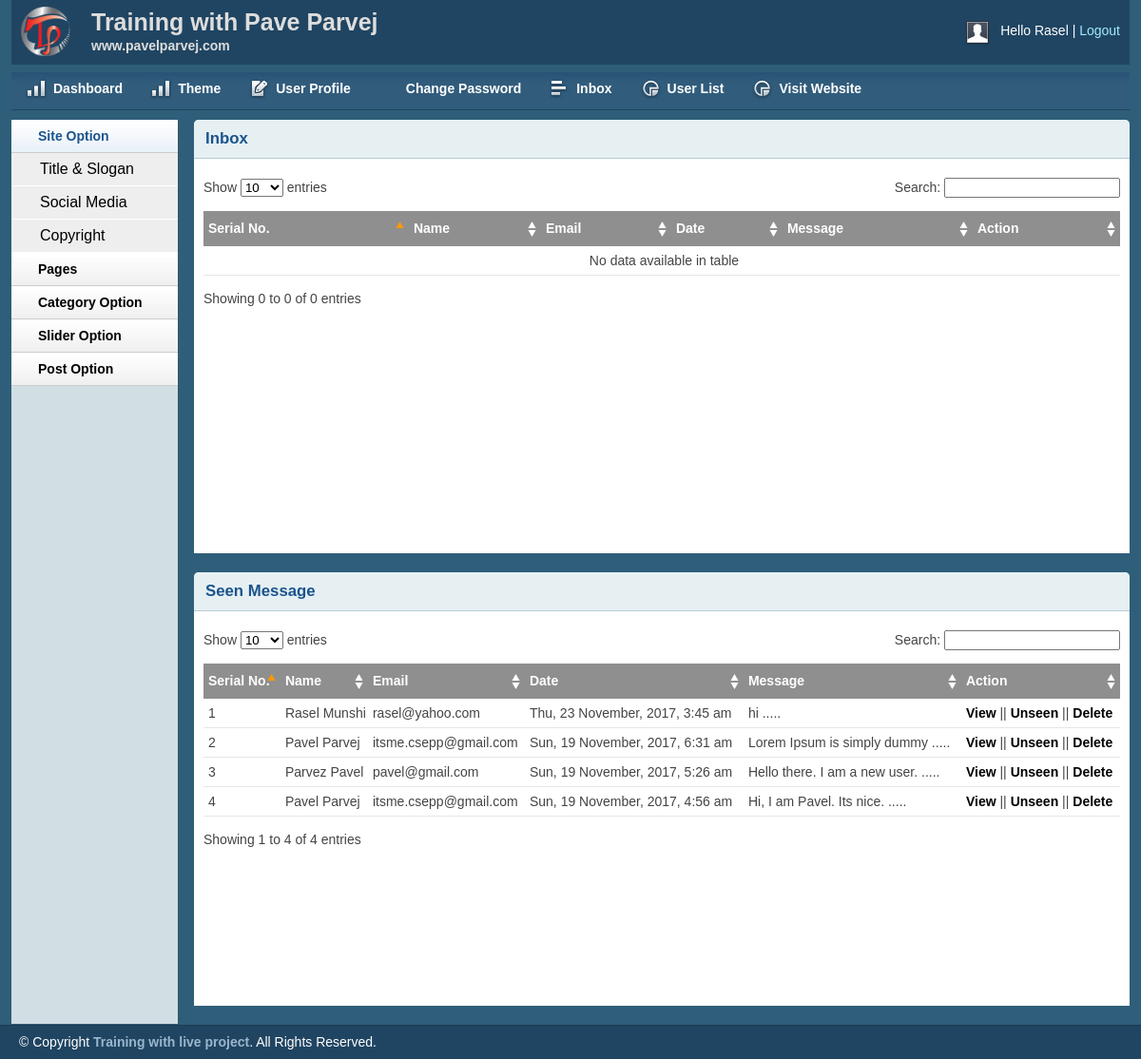
The page /admin/inbox.php (signed in) on the database its author committed.
### tables this page shows
CREATE TABLE `tbl_contact` (
  `id` int(11) NOT NULL,
  `firstname` varchar(255) NOT NULL,
  `lastname` varchar(255) NOT NULL,
  `email` varchar(255) NOT NULL,
  `body` text NOT NULL,
  `status` int(11) NOT NULL DEFAULT '0',
  `date` timestamp NOT NULL DEFAULT CURRENT_TIMESTAMP
);

### lib/Session.php (called while the page is built, shortened)
<?php
class Session{
	public static function get($key){
		if (isset($_SESSION[$key])) {
			return $_SESSION[$key];
		}else{
			return false;
		}
	}
}
?>

### lib/Database.php (called while the page is built, shortened)
<?php
Class Database{
	public $host   = DB_HOST;
	public $user   = DB_USER;
	public $pass   = DB_PASS;
	public $dbname = DB_NAME;
	public $link;
	private function connectDB(){
	$this->link = new mysqli($this->host, $this->user, $this->pass, $this->dbname);
 }
	public function select($query){
		$result = $this->link->query($query) or die($this->link->error.__LINE__);
		if($result->num_rows > 0){
			return $result;
		} else {
			return false;
		}
	}
}

### helpers/Format.php (called while the page is built, shortened)
<?php
    class Format{
    	public function formatDate($date){
           return date('D, j F, Y, g:i a', strtotime($date));
    	}
    	public function readMore($text, $limit=300){
            $text = $text." ";
            $text = substr($text,0, $limit);
            $text = substr($text,0, strrpos($text, ' '));
            return $text = $text." .....";
    	}
    }
?>

### admin/inbox.php (the view, shortened to what this page needs)
<?php
    include 'inc/header.php';
    include 'inc/sidebar.php';
?>
        <div class="grid_10">
            <div class="box round first grid">
                <h2>Inbox</h2>
                <div class="block">
                    <table class="data display datatable" id="example">
					<thead>
						<tr>
							<th>Serial No.</th>
							<th>Name</th>
							<th>Email</th>
							<th>Date</th>
							<th>Message</th>
							<th>Action</th>
						</tr>
					</thead>
					<tbody>
					</tbody>
				</table>
               </div>
            </div>
            <div class="box round first grid">
                <h2>Seen Message</h2>
                <div class="block">
                    <table class="data display datatable" id="example">
					<thead>
						<tr>
							<th>Serial No.</th>
							<th>Name</th>
							<th>Email</th>
							<th>Date</th>
							<th>Message</th>
							<th>Action</th>
						</tr>
					</thead>
					<tbody>
				<?php
                    $query = "SELECT * FROM tbl_contact WHERE status='1' ORDER BY id DESC";
                    $msg = $db->select($query);
                    if ($msg) {
                    	$sl = 0;
            	        while ($result = $msg->fetch_assoc()) {
            	        $sl++;
                ?>
						<tr class="odd gradeX">
							<td><?php echo $sl ?></td>
							<td><?php echo $result['firstname']." ".$result['lastname']; ?></td>
							<td><?php echo $result['email']; ?></td>
							<td><?php echo $fm->formatDate($result['date']); ?></td>
							<td><?php echo $fm->readMore($result['body'], 30); ?></td>
							<td>
								<a href="viewmsg.php?msgid=<?php echo $result['id']; ?>">View</a> ||
								<a onclick = "return confirm('Are You Sure to Move?')" href="?unseenid=<?php echo $result['id']; ?>">Unseen</a> ||
								<a onclick = "return confirm('Are You Sure to Delete?')" href="?deleteid=<?php echo $result['id']; ?>">Delete</a>
							</td>
						</tr>
				<?php
                        }
                    }
                ?>
					</tbody>
				</table>
               </div>
            </div>
        </div>
<?php
    include 'inc/footer.php';
?>

### admin/inc/header.php (shortened to what this page needs)
<?php
include "../lib/Session.php";
?>
<?php include "../lib/Database.php"; ?>
<?php include "../helpers/Format.php"; ?>
<?php
    $db = new Database();
    $fm = new Format();
?>
<!DOCTYPE html>
<html>
<head>
    <link rel="stylesheet" type="text/css" href="css/reset.css" media="screen" />
    <link rel="stylesheet" type="text/css" href="css/text.css" media="screen" />
    <link rel="stylesheet" type="text/css" href="css/grid.css" media="screen" />
    <link rel="stylesheet" type="text/css" href="css/layout.css" media="screen" />
    <link rel="stylesheet" type="text/css" href="css/nav.css" media="screen" />
    <link href="css/table/demo_page.css" rel="stylesheet" type="text/css" />
</head>
<body>
    <div class="container_12">
        <div class="grid_12 header-repeat">
            <div id="branding">
                <div class="floatleft logo">
                    <img src="img/livelogo.png" alt="Logo" />
				</div>
				<div class="floatleft middle">
					<h1>Training with Pave Parvej</h1>
					<p>www.pavelparvej.com</p>
				</div>
                <div class="floatright">
                    <div class="floatleft">
                        <img src="img/img-profile.jpg" alt="Profile Pic" />
                    </div>
                    <div class="floatleft marginleft10">
                        <ul class="inline-ul floatleft">
                            <li>Hello <?php echo Session::get('username'); ?></li>
                            <li><a href="?action=logout">Logout</a></li>
                        </ul>
                    </div>
                </div>
            </div>
        </div>
        <div class="grid_12">
            <ul class="nav main">
                <li class="ic-dashboard"><a href="index.php"><span>Dashboard</span></a> </li>
                <li class="ic-dashboard"><a href="theme.php"><span>Theme</span></a> </li>
                <li class="ic-form-style"><a href="userprofile.php"><span>User Profile</span></a></li>
				<li class="ic-typography"><a href="changepassword.php"><span>Change Password</span></a></li>
				<li class="ic-grid-tables"><a href="inbox.php"><span>Inbox
                </span></a></li>
                <li class="ic-charts"><a target="" href="userlist.php"><span>User List</span></a></li>
                <li class="ic-charts"><a target="_bkank" href="../index.php"><span>Visit Website</span></a></li>
            </ul>
        </div>

### admin/inc/sidebar.php (shortened to what this page needs)
<div class="grid_2">
           <div class="box sidemenu">
               <div class="block" id="section-menu">
                   <ul class="section menu">
                      <li><a class="menuitem">Site Option</a>
                           <ul class="submenu">
                               <li><a href="titleslogan.php">Title & Slogan</a></li>
                               <li><a href="social.php">Social Media</a></li>
                               <li><a href="copyright.php">Copyright</a></li>
                           </ul>
                       </li>
                        <li><a class="menuitem">Pages</a>
                       </li>
                       <li><a class="menuitem">Category Option</a>
                       </li>
                       <li><a class="menuitem">Slider Option</a>
                       </li>
                       <li><a class="menuitem">Post Option</a>
                       </li>
                   </ul>
               </div>
           </div>
       </div>

### admin/inc/footer.php (shortened to what this page needs)
    </div>
    <div id="site_info">
        <p>
         &copy; Copyright <a href="http://trainingwithliveproject.com">Training with live project</a>. All Rights Reserved.
        </p>
    </div>
</body>
</html>

### admin/css/text.css (style rules this page uses)
body { font: 13px/1.5 Tahoma, Helvetica, Arial, 'Liberation Sans', FreeSans, sans-serif; }
h1 { font-size: 25px; }
h2 { font-size: 23px; }
ul { list-style: square; }
li { margin-left: 30px; }
p, dl, hr, h1, h2, h3, h4, h5, h6, ol, ul, pre, table, address, fieldset { margin-bottom: 20px; }

### admin/css/grid.css (style rules this page uses)
.container_12, .container_16 { min-height: 620px; width: 100%; }
.grid_1, .grid_2, .grid_3, .grid_4, .grid_5, .grid_6, .grid_7, .grid_8, .grid_9, .grid_10, .grid_11, .grid_12, .grid_13, .grid_14, .grid_15, .grid_16 { display: inline; float: left; margin-left: 1%; margin-right: 1%; }
.container_12 .grid_12, .container_16 .grid_16 { width: 98%; }
.container_12 .grid_2 { width: 14.666%; }
.container_12 .grid_10 { width: 81.333%; }

### admin/css/layout.css (style rules this page uses)
body { background: #fff none repeat scroll 0 0; color: #444; font-size: 14px; padding: 0; }
.floatleft { float:left; }
.logo img { margin-top: -15px; width: 52px; }
.middle { margin-left: 22px; margin-top: -14px; }
.middle h1 { color:#ddd;margin:0 }
.middle p { color: #ddd; margin: 0; font-weight: bold; }
.floatright { float:right; }
.inline-ul li { display:inline; color:#fff; }
.marginleft10 { margin-left:10px; }
a { color: #000; font-weight:bold; text-decoration: none; }
.container_12, .container_16 { background:#2E5E79; }
h1, h2, h3, h4, h5, h6 { line-height:1.2em; margin-bottom:.3em; }
h2 { margin-top:1em; }
#branding { font-weight: normal; margin-bottom: 0; padding: 22px 10px 3px; text-align: left; }
.header-repeat { background:url(../img/header-repeat.jpg) repeat-x; }
#branding a { color:#A1EAFF; font-weight:normal; }
#branding a:before { content:" | "; color:#fff; }
#branding ul, #branding ul li { margin:0px; padding:0px; }
#branding li { padding:0px 0px 0px 0px !important; }
.box { background:#fff; margin-bottom:20px; padding:10px 10px 10px 10px; margin-left:-8px; }
.box.grid { padding-bottom:40px; }
.box.round { -moz-border-radius: 5px 5px 0px 0px; -webkit-border-radius: 5px 5px 0px 0px; border-radius: 5px 5px 0px 0px; }
.box h2 { font-size:1.2em; font-weight:bold; color:#1B548D; background:#E6F0F3; margin:-10px -10px 0 -10px; padding:10px 12px; border-bottom:1px solid #B3CBD6; -moz-border-radius: 5px 5px 0px 0px; -webkit-border-radius: 5px 5px 0px 0px; border-radius: 5px 5px 0px 0px; }
.box.first { min-height: 406px; }
.block { padding-top:20px; }
.box.sidemenu { background-color:#D1DEE4; border-right:1px solid #3A5665; padding:0px; margin:0px; cursor:pointer; }
.box.sidemenu .block { padding-top:0px; margin-top:0px; }
p { margin-bottom:1em; }
ul, ol { padding-top:0; }
ul.menu { list-style:none; border-top:1px solid #bbb; }
ul.menu li { margin:0; }
ul.menu li a { display:block; padding:4px 10px; border-bottom:1px solid #ccc; }
ul.menu ul { list-style:none; margin:0; }
ul.menu ul li a { padding-left:30px; }
ul.section { border-top:0; margin-bottom:0; }
ul.section li a { background:url(../img/sidemenu-repeat.jpg) repeat-x; line-height:26px; padding-left:28px; }
ul.section li li a { background:#ddd; border-bottom:1px solid #eee; }
ul.section ul li { text-transform:none; }
ul.section ul.current li a { background: #eee none repeat scroll 0 0; border-bottom: 1px solid #fff; font-size: 16px; font-weight: normal; }
ul.section li a.current { color:#1B548D; background:url(../img/sidemenu-repeat-hover.jpg) repeat-x; }
#site_info { color:#fff; background:#204562; border-top:1px solid #1d3b53; padding-left:20px; }
#site_info p { line-height:35px; margin-bottom:0px; }
#site_info a { color:#9ab6cc; }
.block { padding-bottom:1px; }
table.display { margin: 0 auto; clear: both; width: 100%; }
.sorting_asc { background: #8f8f8f url(../img/table/sort_asc.png) no-repeat center right; padding:8px 5px; text-align:left; color:#fff; }
.sorting { background:#8f8f8f url(../img/table/sort_both.png) no-repeat center right; padding:8px 5px; text-align:left; color:#fff; }
tr.odd { height: 30px; line-height: 30px; border-bottom:1px solid #e6e6e6; }
tr.even { height: 30px; line-height: 30px; border-bottom:1px solid #e6e6e6; }
tr.odd td, tr.even td { padding-left:5px; }

### rows shown on the page
tbl_contact: firstname "Rasel", lastname "Munshi", email "rasel@yahoo.com", date "Thu, 23 November, 2017, 3:45 am", body "hi ....."
tbl_contact: firstname "Pavel", lastname "Parvej", email "itsme.csepp@gmail.com", date "Sun, 19 November, 2017, 6:31 am", body "Lorem Ipsum is simply dummy ....."
tbl_contact: firstname "Parvez", lastname "Pavel", email "pavel@gmail.com", date "Sun, 19 November, 2017, 5:26 am", body "Hello there. I am a new user. ....."
tbl_contact: firstname "Pavel", lastname "Parvej", email "itsme.csepp@gmail.com", date "Sun, 19 November, 2017, 4:56 am", body "Hi, I am Pavel. Its nice. ....."

### other values the page prints
Session::get('username') "Rasel"
